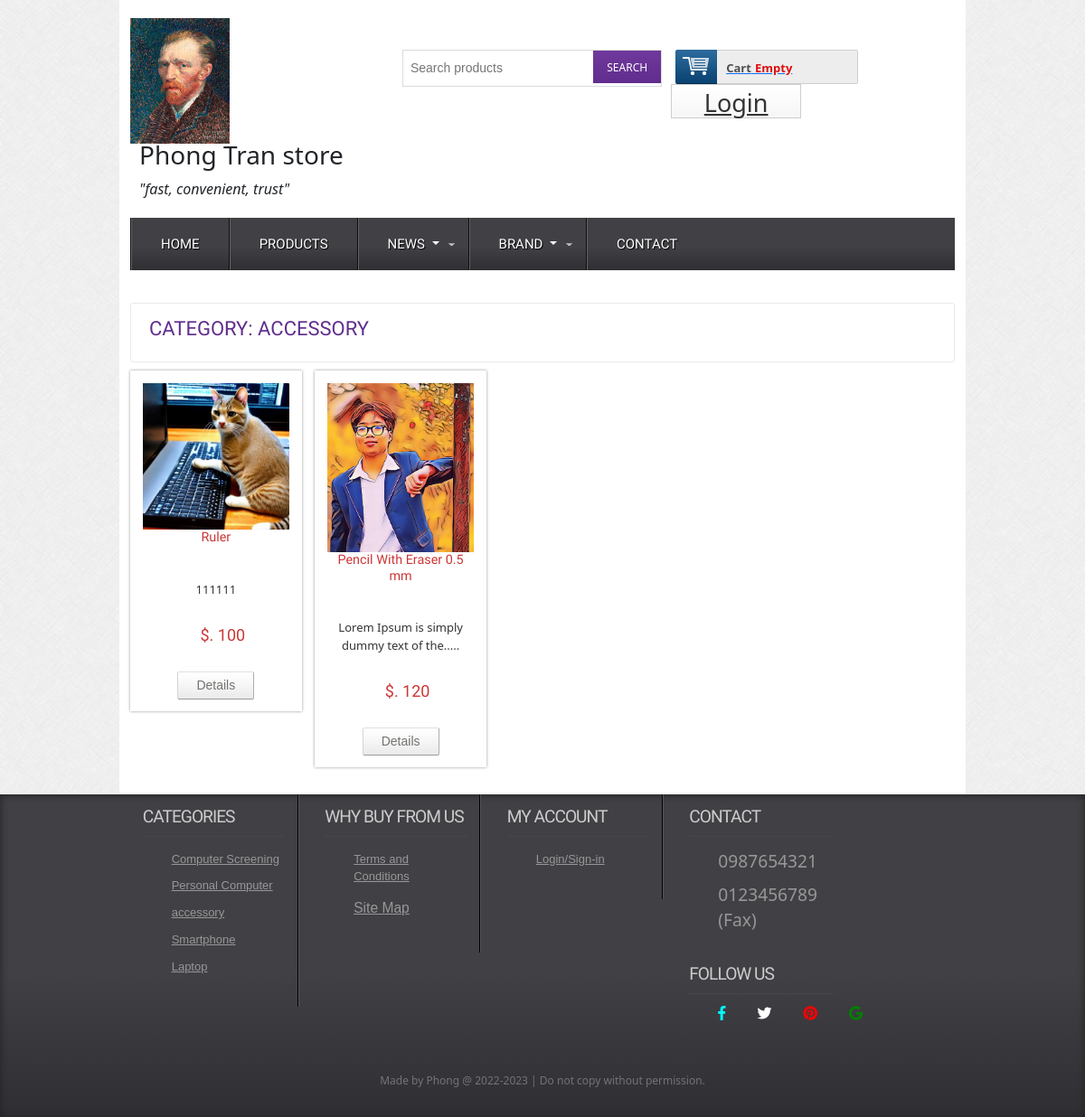
The page /productbycat.php?catId=5 on the database its author committed.
### tables this page shows
CREATE TABLE IF NOT EXISTS `tbl_config` (
  `config_id` int(11) NOT NULL AUTO_INCREMENT,
  `phone_num` varchar(20) NOT NULL,
  `fax_num` varchar(20) DEFAULT NULL,
  `social_twitter` varchar(70) DEFAULT NULL,
  `social_facebook` varchar(70) DEFAULT NULL,
  `social_mail` varchar(100) DEFAULT NULL,
  `social_pinterest` varchar(70) DEFAULT NULL,
  `title_website` varchar(100) NOT NULL,
  `image_main_web` varchar(255) DEFAULT NULL,
  `slogan_website` varchar(100) DEFAULT NULL,
  `copyright_text` varchar(100) DEFAULT NULL,
  `address` varchar(150) DEFAULT NULL,
  PRIMARY KEY (`config_id`)
);

CREATE TABLE IF NOT EXISTS `tbl_product` (
  `productId` int(11) UNSIGNED NOT NULL AUTO_INCREMENT,
  `productName` varchar(255) NOT NULL,
  `catId` int(11) UNSIGNED NOT NULL,
  `brandId` int(11) UNSIGNED NOT NULL,
  `productDesc` text NOT NULL,
  `type` int(11) NOT NULL,
  `price` varchar(255) NOT NULL,
  `image` varchar(255) NOT NULL,
  PRIMARY KEY (`productId`),
  KEY `catId` (`catId`,`brandId`),
  KEY `brandId` (`brandId`)
);

CREATE TABLE IF NOT EXISTS `tbl_category` (
  `catId` int(11) UNSIGNED NOT NULL AUTO_INCREMENT,
  `catName` varchar(255) NOT NULL,
  PRIMARY KEY (`catId`),
  UNIQUE KEY `catName` (`catName`)
);

CREATE TABLE IF NOT EXISTS `tbl_page` (
  `page_id` int(11) NOT NULL AUTO_INCREMENT,
  `page_title` varchar(70) NOT NULL,
  `page_content` text NOT NULL,
  `status` int(11) NOT NULL,
  `slug` varchar(255) NOT NULL,
  PRIMARY KEY (`page_id`)
);

### lib/database.php (called while the page is built, shortened)
<?php
$filepath = realpath(dirname(__FILE__));
include ($filepath.'/../config/config.php');
?>
<?php
Class Database{
   public $host   = DB_HOST;
   public $user   = DB_USER;
   public $pass   = DB_PASS;
   public $dbname = DB_NAME;
   public $link;
private function connectDB(){
   $this->link = new mysqli($this->host, $this->user, $this->pass,
    $this->dbname);
 }
public function select($query){
  $result = $this->link->query($query) or
   die($this->link->error.__LINE__);
  if($result->num_rows > 0){
    return $result;
  } else {
    return false;
  }
 }
}

### classes/config.php (called while the page is built, shortened)
<?php
$filepath = realpath(dirname(__FILE__));
include_once($filepath . '/../lib/database.php');
include_once($filepath . '/../helpers/format.php');
?>
<?php
class configclass
{
    private $db;
    public function __construct()
    {
        $this->db = new Database();
    }
    public function show_config()
    {
        $query = "SELECT * FROM tbl_config";
        $result = $this->db->select($query);
        return $result;
    }
}
?>

### classes/cart.php (called while the page is built, shortened)
<?php
$filepath = realpath(dirname(__FILE__));
include_once($filepath . '/../lib/database.php');
include_once($filepath . '/../helpers/format.php');
?>
<?php
class cart
{
    private $db;
    public function __construct()
    {
        $this->db = new Database();
    }
    public function check_cart(){
        $sId = session_id();
        $query = "SELECT * FROM tbl_cart WHERE sId = '$sId'";
        $result = $this->db->select($query);
        return $result;
    }
}
?>

### lib/session.php (called while the page is built, shortened)
<?php
class Session{
 public static function get($key){
    if (isset($_SESSION[$key])) {
     return $_SESSION[$key];
    } else {
     return false;
    }
 }
}
?>

### classes/category.php (called while the page is built, shortened)
<?php
$filepath = realpath(dirname(__FILE__));
include_once ($filepath.'/../lib/database.php');
include_once ($filepath.'/../helpers/format.php');
?>
<?php
class category
{
    private $db;
    public function __construct()
    {
        $this->db = new Database();
    }
    public function show_category_frontEnd(){
        $query = "SELECT * FROM tbl_category order by catId desc";
        $result = $this->db->select($query);
        return $result;
    }
    public function get_product_by_cat($id){
        $query = "SELECT * FROM tbl_product where catId = '$id' order by catId desc LIMIT 8";
        $result = $this->db->select($query);
        return $result;
    }
    public function get_name_by_cat($id){
        $query = "SELECT tp.*, tc.catName, tc.catId
        FROM tbl_product as tp
        INNER JOIN tbl_category as tc
        on tp.catId = tc.catId
        where tp.catId = '$id'
        LIMIT 1";
        $result = $this->db->select($query);
        return $result;
    }
}
?>

### classes/post.php (called while the page is built, shortened)
<?php
$filepath = realpath(dirname(__FILE__));
include_once($filepath . '/../lib/database.php');
include_once($filepath . '/../helpers/format.php');
?>
<?php
class post
{
    private $db;
    public function __construct()
    {
        $this->db = new Database();
    }
    public function show_category_post()
    {
        $query = "SELECT * FROM tbl_category_post order by id_cate_post desc";
        $result = $this->db->select($query);
        return $result;
    }
}
?>

### helpers/format.php (called while the page is built, shortened)
<?php
class Format{
 public function textShorten($text, $limit = 400){
    $text = $text. " ";
    $text = substr($text, 0, $limit);
    $text = substr($text, 0, strrpos($text, ' '));
    $text = $text.".....";
    return $text;
 }
   public function format_currency($n=0){
      $n = (string)$n;
      $n = strrev($n);
      $res = '';
      for($i=0;$i<strlen($n);$i++){
         $res.=$n[$i];
      }
      $res = strrev($res);
      return $res;
   }
}
?>

### classes/page.php (called while the page is built, shortened)
<?php
$filepath = realpath(dirname(__FILE__));
include_once($filepath . '/../lib/database.php');
include_once($filepath . '/../helpers/format.php');
?>
<?php
class page
{
    private $db;
    public function __construct()
    {
        $this->db = new Database();
    }
    public function show_page()
    {
        $query = "SELECT *
         FROM tbl_page
         order by page_id desc";
        $result = $this->db->select($query);
        return $result;
    }
}
?>

### productbycat.php (the view, shortened to what this page needs)
<?php
include 'inc/header.php';
?>
<?php
if (!isset($_GET['catId']) || $_GET['catId'] == null) {
	echo "<script>window.location = '404.php'</script>";
} else {
	$id = $_GET['catId'];
}
$cat = new category();
?>
<div class="main">
	<div class="content">
		<div class="content_top">
			<?php
			$name_cat = $cat->get_name_by_cat($id);
			if ($name_cat) {
				while ($result_name = $name_cat->fetch_assoc()) {
			?>
					<div class="heading">
						<h3>Category: <?= $result_name['catName'] ?></h3>
					</div>
			<?php
				}
			}else{
				?><div class="heading"><h3>Category: Not available</h3></div><?php
			}
			?>
		</div>
		<div class="section group">
			<?php
			$productBycat = $cat->get_product_by_cat($id);
			if ($productBycat) {
				while ($result = $productBycat->fetch_assoc()) {
			?>
					<div class="grid_1_of_4 images_1_of_4">
						<a href="preview-3.php"><img src="admin/uploads/<?= $result['image'] ?>" width="200px" alt="" /></a>
						<h2><?= $result['productName'] ?> </h2>
						<p><?= $fm->textShorten($result['productDesc'], 50) ?></p>
						<p><span class="price">$. <?= $fm->format_currency($result['price']) ?></span></p>
						<div class="button"><span><a href="details.php?proId=<?= $result['productId'] ?>" class="details">Details</a></span></div>
					</div>
		</div>
<?php
				}
			}else{
				echo 'Items not available';
			}
?>
	</div>
</div>
<?php
include 'inc/footer.php';
?>

### inc/header.php (shortened to what this page needs)
<?php
include './lib/session.php';
?>
<?php
include_once './lib/database.php';
include_once './helpers/format.php';
include_once './classes/config.php';
$fm = new Format();
$ct = new cart();
$post = new post();
$cg = new configclass();
$pg = new page();
?>
<!DOCTYPE HTML>
<head>
	<link href="css/style.css" rel="stylesheet" type="text/css" media="all" />
	<link href="css/menu.css" rel="stylesheet" type="text/css" media="all" />
	<link href="https://cdn.jsdelivr.net/npm/bootstrap@5.2.3/dist/css/bootstrap.min.css" rel="stylesheet">
	<link rel="stylesheet" href="https://use.fontawesome.com/releases/v5.6.3/css/all.css">
</head>
<body>
	<div class="wrap">
		<div class="header_top">
			<?php
			$cglist = $cg->show_config();
			if ($cglist) {
				while ($result = $cglist->fetch_assoc()) {
			?>
					<div class="logo">
						<a class="imgclick" href="index.php"><img src="admin/uploads/<?= $result['image_main_web'] ?>" alt="" /></a>
						<div class="titleaslogan">
							<h3><?= $result['title_website'] ?></h3>
							<div style="font-style: italic;">"<?= $result['slogan_website'] ?>"</div>
						</div>
					</div>
			<?php
				}
			}
			?>
			<div class="header_top_right">
				<div class="search_box">
					<form action="search.php" method="post">
						<input type="text" placeholder="Search products" name="tagProduct" required>
						<input type="submit" name="search_product" value="SEARCH">
					</form>
				</div>
				<div class="shopping_cart">
					<div class="cart">
						<a href="#" title="View my shopping cart" rel="nofollow">
							<span class="cart_title">Cart</span>
							<span class="no_product">
								<?php
								$check_cart = $ct->check_cart();
								if ($check_cart) {
									$sum = Session::get("sum");
									$qty = Session::get('qty');
									echo "$. " . $fm->format_currency($sum) . "($qty)";
								} else {
									echo "Empty";
								}
								?>
							</span>
						</a>
					</div>
				</div>
				<div class="login">
					<?php
					$login_check = Session::get('customer_login');
					if ($login_check == false) {
					?>
						<a href="login.php">Login</a>
				</div> <?php
					} else {
						$check_id = Session::get('customer_id');
						?>
				<a href="?customerid=<?= $check_id ?>">Logout</a>
			</div>
		<?php
					}
		?>
		</div>
	</div>
	<div class="menu">
		<ul id="dc_mega-menu-orange" class="dc_mm-orange">
			<li><a href="index.php">Home</a></li>
			<li><a href="products.php">Products</a> </li>
			<li class="dropdown">
				<a class="dropdown-toggle" data-toggle="dropdown" href="#">
					News
					<span class="caret"></span></a>
					<?php
					$pst = $post->show_category_post();
					?>
			</li>
			<li class="dropdown">
				<a class="dropdown-toggle" data-toggle="dropdown" href="#">
					Brand
				</a>
			</li>
			<li><a href="contact.php">Contact</a> </li>
		</ul>
	</div>

### inc/footer.php (shortened to what this page needs)
</div>
<div class="footer">
	<div class="wrapper">
		<div class="section group">
			<div class="col_1_of_4 span_1_of_4">
				<h4>Categories</h4>
				<ul>
					<?php
					$getall_Category = $cat->show_category_frontEnd();
					if ($getall_Category) {
						while ($result_allcate = $getall_Category->fetch_assoc()) {
					?>
							<li><a href="productbycat.php?catId=<?= $result_allcate['catId'] ?>"><?= $result_allcate['catName'] ?></a></li>
					<?php
						}
					}
					?>
				</ul>
			</div>
			<div class="col_1_of_4 span_1_of_4">
				<h4>Why buy from us</h4>
				<ul>
				<?php
				$pagelist = $pg->show_page();
				if ($pagelist) {
					while ($resultPage = $pagelist->fetch_assoc()) {
						if($resultPage['status'] == 1){
				?>
					<li><a href="detail_page.php?page=<?=$resultPage['slug']?>"><?=$resultPage['page_title']?></a></li>
					<?php
						}
					}
				}
				?>
					<li><a href="contact..php"><span>Site Map</span></a></li>
				</ul>
			</div>
			<div class="col_1_of_4 span_1_of_4">
				<h4>My account</h4>
				<ul>
					<?php
					$login_check = Session::get('customer_login');
					if ($login_check == false) {
					?> <li><a href="login.php">Login/Sign-in</a></li>
					<?php
					} else {
						$check_id = Session::get('customer_id');
					?>
						<li><a href="?customerid=<?= $check_id ?>">Logout</a></li>
					<?php
					}
					?>
				</ul>
			</div>
			<div class="col_1_of_4 span_1_of_4">
				<?php
				$cglist = $cg->show_config();
				if ($cglist) {
					while ($result = $cglist->fetch_assoc()) {
				?>
						<h4>Contact</h4>
						<ul>
							<li><span><?= $result['phone_num'] ?></span></li>
							<li><span><?= $result['fax_num'] ?> (Fax)</span></li>
						</ul>
						<div class="social-icons">
							<h4>Follow Us</h4>
							<ul style="display: flex; gap: 35px;">
								<a href="https://www.facebook.com/<?= $result['social_facebook'] ?>" target="_blank">
									<div class="facebook button-big">
										<i style="color:aqua" class="fab fa-facebook-f icon" aria-hidden="true"></i>
									</div>
								</a>
								<a href="https://www.twitter.com/<?= $result['social_twitter'] ?>" target="_blank">
									<div class="twitter button-big">
										<i style="color:white" class="fab fa-twitter"></i>
									</div>
								</a>
								<a href="https://www.pinterest.com/<?= $result['social_pinterest'] ?>" target="_blank">
									<div class="pinterest button-big">
										<i style="color:red" class="fab fa-pinterest"></i>
									</div>
								</a>
								<a href="mailto:<?= $result['social_mail'] ?>" target="_blank">
									<div class="google button-big">
										<i style="color:green" class="fab fa-google"></i>
									</div>
								</a>
							</ul>
						</div>
				<?php
					}
				}
				?>
			</div>
		</div>
		<div class="copy_right">
			<?php
			$cglist = $cg->show_config();
			if ($cglist) {
				while ($result = $cglist->fetch_assoc()) {
			?>
					<p><?= $result['copyright_text'] ?> </p>
			<?php
				}
			}
			?>
		</div>
	</div>
</div>
<link href="css/flexslider.css" rel='stylesheet' type='text/css' />
</body>

### css/menu.css (style rules this page uses)
ul.dc_mm-orange,ul.dc_mm-orange li { border:none; list-style:none; }
ul.dc_mm-orange { background: #414045; background: -moz-linear-gradient(top, #414045 55%, #2f2e33 100%); background: -webkit-gradient(linear, left top, left bottom, color-stop(55%,#414045), color-stop(100%,#2f2e33)); background: -webkit-linear-gradient(top, #414045 55%,#2f2e33 100%); background: -o-linear-gradient(top, #414045 55%,#2f2e33 100%); background: -ms-linear-gradient(top, #414045 55%,#2f2e33 100%); background: linear-gradient(to bottom, #414045 55%,#2f2e33 100%); filter: progid:DXImageTransform.Microsoft.gradient( startColorstr='#414045', endColorstr='#2f2e33',GradientType=0 ); font:normal 13px Arial,sans-serif; padding:0; position:relative; width:100%; }
ul.dc_mm-orange li { float:left; margin:0; padding:0; }
ul.dc_mm-orange li a { color:#fff; display:block; float:left; font-size:15px; padding:20px 32px; text-decoration:none; text-shadow:1px 1px 1px #000; text-transform:uppercase; font-family:'Doppio One', sans-serif; border-left:2px groove #636363; }
ul.dc_mm-orange li a.dc-mega { position:relative; }

### inc/header.php (style rules this page uses)
.imgclick { float: left; width: 110px; height: 110px; background: #000 }
.titleaslogan { margin-top: 25px; margin-left: 10px; float: left; }

### rows shown on the page
tbl_config: image_main_web (picture), title_website "Phong Tran store", slogan_website "fast, convenient, trust", phone_num "0987654321", fax_num "0123456789", copyright_text "Made by Phong @ 2022-2023 | Do not copy without permission."
tbl_product: catId.catName "ACCESSORY", image (picture), productName "Ruler", productDesc "111111", price "100"
tbl_product: image (picture), productName "Pencil With Eraser 0.5 mm", productDesc "Lorem Ipsum is simply dummy text of the.....", price "120"
tbl_category: catName "Computer Screening"
tbl_category: catName "Personal Computer"
tbl_category: catName "accessory"
tbl_category: catName "Smartphone"
tbl_category: catName "Laptop"
tbl_page: page_title "Terms and Conditions"
